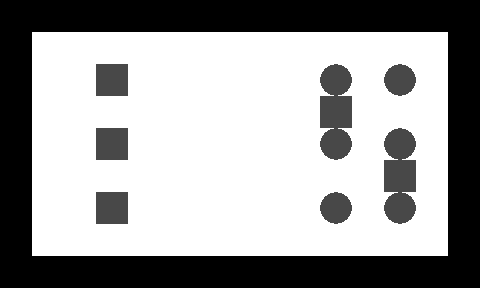

Rendered tile map (Tiled .tmx) drawn with the repository's tilesets; below, a short description and the full map source, tile grids included:
An orthogonal 15x9 tile map with 32x32 px tiles, 2 tile layers (1, 2).

<map version="1.0" orientation="orthogonal" width="15" height="9" tilewidth="32" tileheight="32">
 <tileset firstgid="1" name="n_tiles1" tilewidth="32" tileheight="32">
  <image source="../../images/map/common/n_tiles1.png" width="128" height="64" />
 </tileset>
 <layer name="1" width="15" height="9">
  <data encoding="csv">
1,1,1,1,1,1,1,1,1,1,1,1,1,1,1,
1,1,1,1,1,1,1,1,1,1,1,1,1,1,1,
1,1,1,1,1,1,1,1,1,1,1,1,1,1,1,
1,1,1,1,1,1,1,1,1,1,1,1,1,1,1,
1,1,1,1,1,1,1,1,1,1,1,1,1,1,1,
1,1,1,1,1,1,1,1,1,1,1,1,1,1,1,
1,1,1,1,1,1,1,1,1,1,1,1,1,1,1,
1,1,1,1,1,1,1,1,1,1,1,1,1,1,1,
1,1,1,1,1,1,1,1,1,1,1,1,1,1,1
</data>
 </layer>
 <layer name="2" width="15" height="9">
  <data encoding="csv">
2,2,2,2,2,2,2,2,2,2,2,2,2,2,2,
2,0,0,0,0,0,0,0,0,0,0,0,0,0,2,
2,0,0,4,0,0,0,0,0,0,3,0,3,0,2,
2,0,0,0,0,0,0,0,0,0,4,0,0,0,2,
2,0,0,4,0,0,0,0,0,0,3,0,3,0,2,
2,0,0,0,0,0,0,0,0,0,0,0,4,0,2,
2,0,0,4,0,0,0,0,0,0,3,0,3,0,2,
2,0,0,0,0,0,0,0,0,0,0,0,0,0,2,
2,2,2,2,2,2,2,2,2,2,2,2,2,2,2
</data>
 </layer>
</map>
